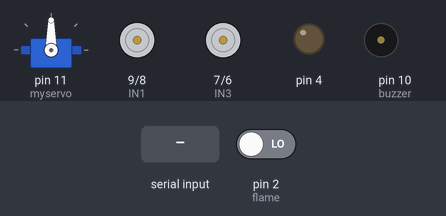
The sketch below on a simulated Arduino Uno, built with avr-gcc and run on an emulated ATmega328P. Parts: servo, motor-driver pin pairs drawn as motors (green arrow = first pin HIGH = forward, orange = second pin HIGH = backward, longer = more drive, scaled by the enable pin), output pins drawn as LEDs (lit = HIGH), buzzer (waves = sounding, pin HIGH). Inputs (shaded band) come from the test bench; at power-on: pin 2 (flame) LOW.

Above: at 1.2 s.
1.3 s: "Q" received over Serial
At 4.09 s:
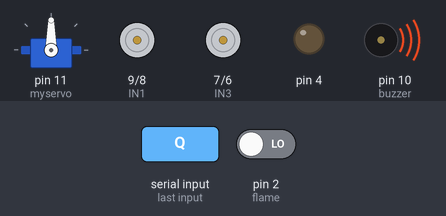
4.3 s: "F" received over Serial
At 7.0 s:
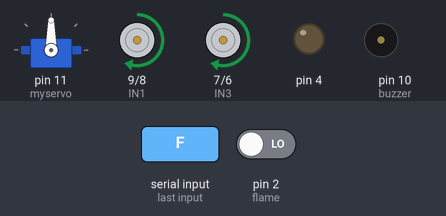
7.3 s: "B" received over Serial
At 7.8 s:
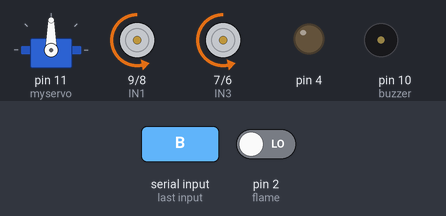
8.8 s: "R" received over Serial
At 10.0 s:
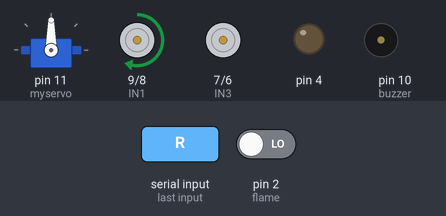
10.3 s: "L" received over Serial
At 11.3 s:
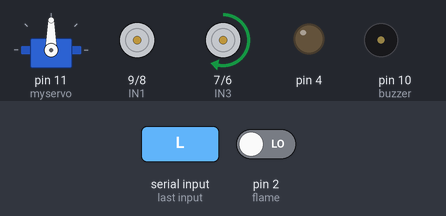
11.8 s: "Q" received over Serial
At 14.59 s:
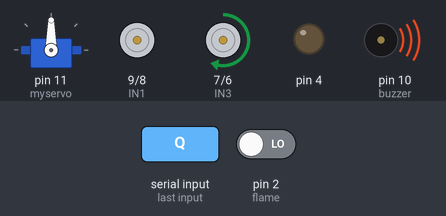
Timing chart, 0 to 15.8 s (numbered marks = the images above; inputs shaded):
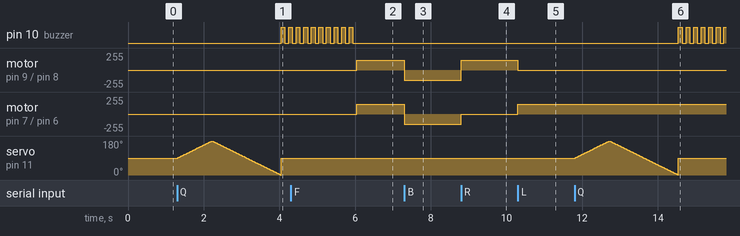

The sketch:

sketch_feb18a.ino
```cpp
#include <Servo.h>

// Pin Definitions
#define speedL 3
#define IN1 9
#define IN2 8
#define IN3 7
#define IN4 6
#define speedR 5
#define flame 2
#define buzzer 10

// Global Variables
char Reading;
int pos, flame_detected = 0;
Servo myservo;

// Function Declarations
void forword();
void backword();
void left();
void right();
void stopp();
void sweepServoAndCheckFlames();
void triggerAlarm();

void setup() {
  Serial.begin(9600);
  myservo.attach(11);
  myservo.write(90); // Center the servo

  // Set motor control pins as OUTPUT
  for (int i = 3; i <= 9; i++) {
    pinMode(i, OUTPUT);
  }

  // Set flame sensor as INPUT
  pinMode(flame, INPUT);

  // Set buzzer and LED as OUTPUT
  pinMode(buzzer, OUTPUT);
}

void loop() {
  if (Serial.available() > 0) {
    Reading = Serial.read();
    switch (Reading) {
      case 'F': forword(); break;
      case 'B': backword(); break;
      case 'R': right(); break;
      case 'L': left(); break;
      case 'S': stopp(); break;
      case 'Q':
        sweepServoAndCheckFlames();
        if (flame_detected > 0) {
          triggerAlarm();
        }
        break;
      default:
        Serial.println("Invalid command");
        break;
    }
  }
}

// Movement Functions
void forword() {
  digitalWrite(IN1, HIGH);
  digitalWrite(IN2, LOW);
  digitalWrite(IN3, HIGH);
  digitalWrite(IN4, LOW);
  analogWrite(speedL, 150);
  analogWrite(speedR, 150);
}

void backword() {
  digitalWrite(IN1, LOW);
  digitalWrite(IN2, HIGH);
  digitalWrite(IN3, LOW);
  digitalWrite(IN4, HIGH);
  analogWrite(speedL, 150);
  analogWrite(speedR, 150);
}

void left() {
  digitalWrite(IN1, LOW);
  digitalWrite(IN2, LOW);
  digitalWrite(IN3, HIGH);
  digitalWrite(IN4, LOW);
  analogWrite(speedL, 0);
  analogWrite(speedR, 150);
}

void right() {
  digitalWrite(IN1, HIGH);
  digitalWrite(IN2, LOW);
  digitalWrite(IN3, LOW);
  digitalWrite(IN4, LOW);
  analogWrite(speedL, 150);
  analogWrite(speedR, 0);
}

void stopp() {
  digitalWrite(IN1, LOW);
  digitalWrite(IN2, LOW);
  digitalWrite(IN3, LOW);
  digitalWrite(IN4, LOW);
  analogWrite(speedL, 0);
  analogWrite(speedR, 0);
}

// Flame Detection and Alarm Functions
void sweepServoAndCheckFlames() {
  // Sweep from 90 to 180 degrees
  for (pos = 90; pos <= 180; pos += 1) {
    if (digitalRead(flame) == LOW) { // Flame detected
      flame_detected++;
    }
    myservo.write(pos);
    delay(10); // Reduced delay for faster sweep
  }

  // Sweep from 180 to 0 degrees
  for (pos = 180; pos >= 0; pos -= 1) {
    if (digitalRead(flame) == LOW) { // Flame detected
      flame_detected++;
    }
    myservo.write(pos);
    delay(10); // Reduced delay for faster sweep
  }

  // Return servo to center position
  myservo.write(90);
}

void triggerAlarm() {
  // Blink buzzer and LED 10 times
  for (int i = 0; i < 10; i++) {
    digitalWrite(buzzer, HIGH);
    delay(100);
    digitalWrite(buzzer, LOW);
    delay(100);
  }

  // Reset flame detection counter
  flame_detected = 0;
}
```

Measured:
- after the input at 1.3 s, pin 10 (buzzer): LOW → HIGH after 2.7 s, → LOW 0.10 s later, → HIGH 0.10 s later
- after the input at 4.3 s, motor on pin 9 (IN1) / pin 8 (IN2), motor on pin 7 (IN3) / pin 6 (IN4): stopped → forward 150/255 after 1.7 s
- after the input at 7.3 s, motor on pin 9 (IN1) / pin 8 (IN2), motor on pin 7 (IN3) / pin 6 (IN4): forward 150/255 → backward 150/255 at once
- after the input at 8.8 s, motor on pin 9 (IN1) / pin 8 (IN2): backward 150/255 → forward 150/255 at once; motor on pin 7 (IN3) / pin 6 (IN4): backward 150/255 → stopped at once
- after the input at 10.3 s, motor on pin 9 (IN1) / pin 8 (IN2): forward 150/255 → stopped at once; motor on pin 7 (IN3) / pin 6 (IN4): stopped → forward 150/255 at once
- after the input at 11.8 s, pin 10 (buzzer): alternates HIGH for 0.10 s and LOW for 0.10 s, starting after 2.7 s
